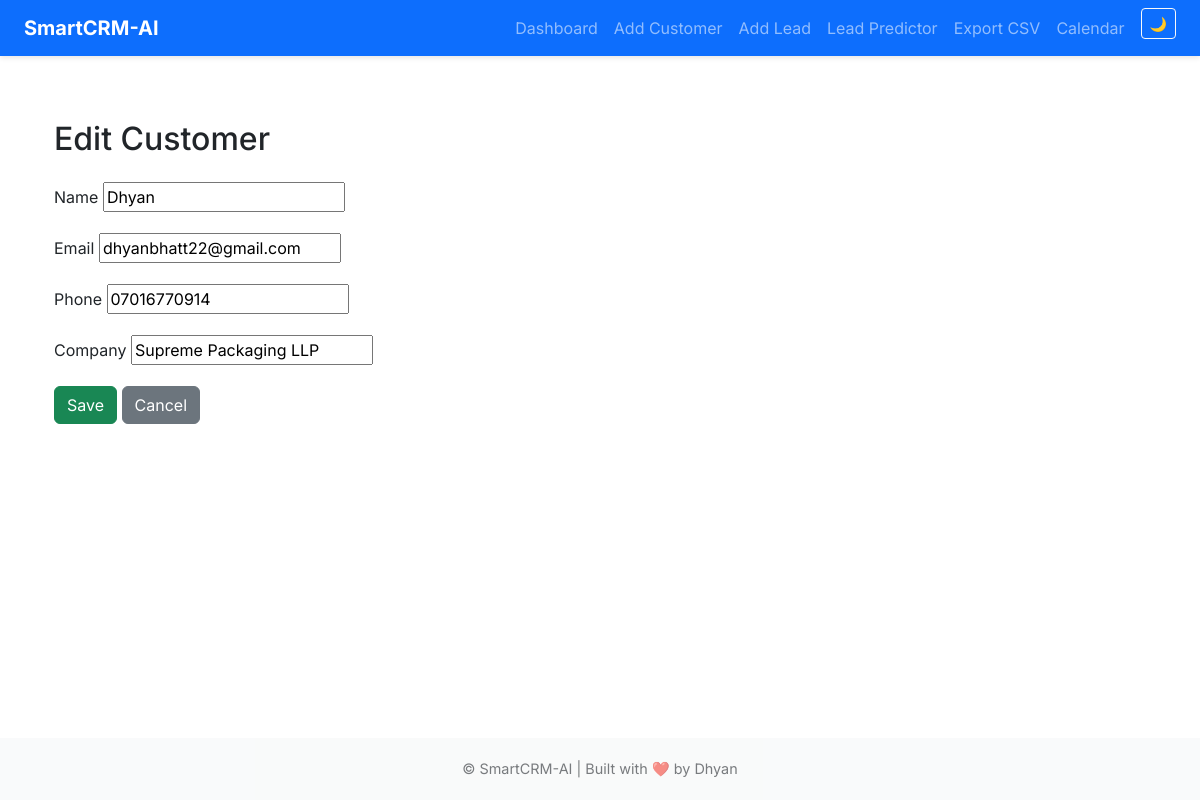
Screenshot of /edit_customer/1/ with the database file from the repository.
### crm_app/models.py (models this page shows, shortened)
class Customer(models.Model):
    name = models.CharField(max_length=100)
    email = models.EmailField()
    phone = models.CharField(max_length=20)
    company = models.CharField(max_length=100, blank=True)
    created_at = models.DateTimeField(auto_now_add=True)

### crm_app/views.py (the view)
# urls.py: path('edit_customer/<int:pk>/', views.edit_customer, name='edit_customer'),
def edit_customer(request, pk):
    customer = get_object_or_404(Customer, pk=pk)
    form = CustomerForm(request.POST or None, instance=customer)
    if form.is_valid():
        form.save()
        return redirect('home')
    return render(request, 'crm_app/form.html', {'form': form, 'title': 'Edit Customer'})

### crm_app/forms.py (shortened to what this page needs)
class CustomerForm(forms.ModelForm):
    class Meta:
        model = Customer
        fields = '__all__'

### crm_app/templates/crm_app/form.html (shortened to what this page needs)
{% extends 'crm_app/base.html' %}
{% block content %}
<div class="container">
  <h2 class="mb-4">{{ title }}</h2>
  <form method="POST" novalidate>
    {% for field in form %}
      <div class="mb-3">
        <label class="form-label">{{ field.label }}</label>
        {{ field }}
      </div>
    {% endfor %}
    <button type="submit" class="btn btn-success">Save</button>
    <a href="{% url 'home' %}" class="btn btn-secondary">Cancel</a>
  </form>
</div>
{% endblock %}

### crm_app/templates/crm_app/base.html (style rules this page uses)
body { font-family: 'Inter', sans-serif; background-color: var(--bs-body-bg); transition: background-color 0.3s, color 0.3s; }

### rows the page displays
Customer: form "Dhyan" "dhyanbhatt22@gmail.com" "07016770914" "Supreme Packaging LLP"

### other values shown
{{ title }} "Edit Customer"
{{ field.label }} "Name" "Email" "Phone" "Company"
